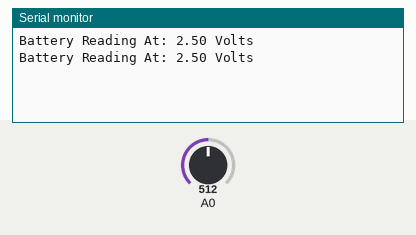
The sketch below on a simulated Arduino Uno, built with avr-gcc and run on an emulated ATmega328P. On the bench: the last lines printed to the serial monitor. The test bench sets the inputs (shaded band); at power-on: A0 = 512.

Above: at 1.8 s.
1.9 s: A0 set to 716
At 2.6 s:
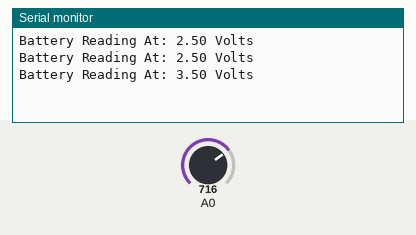
3.4 s: A0 set to 900
At 4.8 s:
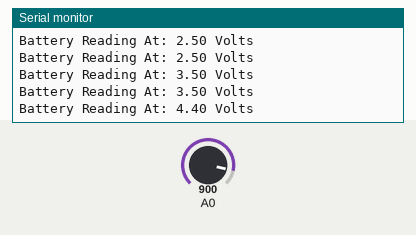
Timing chart, 0 to 6.4 s (numbered marks = the images above; inputs shaded):
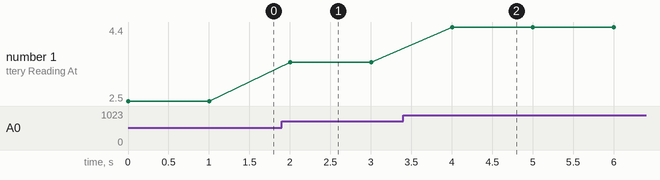

Measured:
- after the input at 1.9 s, the serial monitor: prints a new line after 0.10 s (image 1)
- after the input at 3.4 s, the serial monitor: prints a new line after 0.60 s (image 2)
- plotted number 1: 2.5 → 3.5 after the input at 1.9 s, 3.5 → 4.4 after the input at 3.4 s

The sketch:

Voltage_Divider.ino
```cpp
/*
 * VOLTAGE DIVIDER EXAMPLE
 * Read the analog voltage on Pin 0
 */

// the setup routine runs once when you press reset:
void setup() {
  // initialize serial communication at 9600 bits per second:
  Serial.begin(9600);
}

// the loop routine runs over and over again forever:
void loop() {
  // read the input on analog pin 0:
  int sensorValue = analogRead(A0);
  // Convert the analog reading (which goes from 0 - 1023) to a voltage (0 - 5V):
  float voltage = sensorValue * (5.0 / 1023.0);
  // print out the value you read:
  Serial.print("Battery Reading At: ");
  Serial.print(voltage);
  Serial.println(" Volts");
  delay(1000);

}
```
